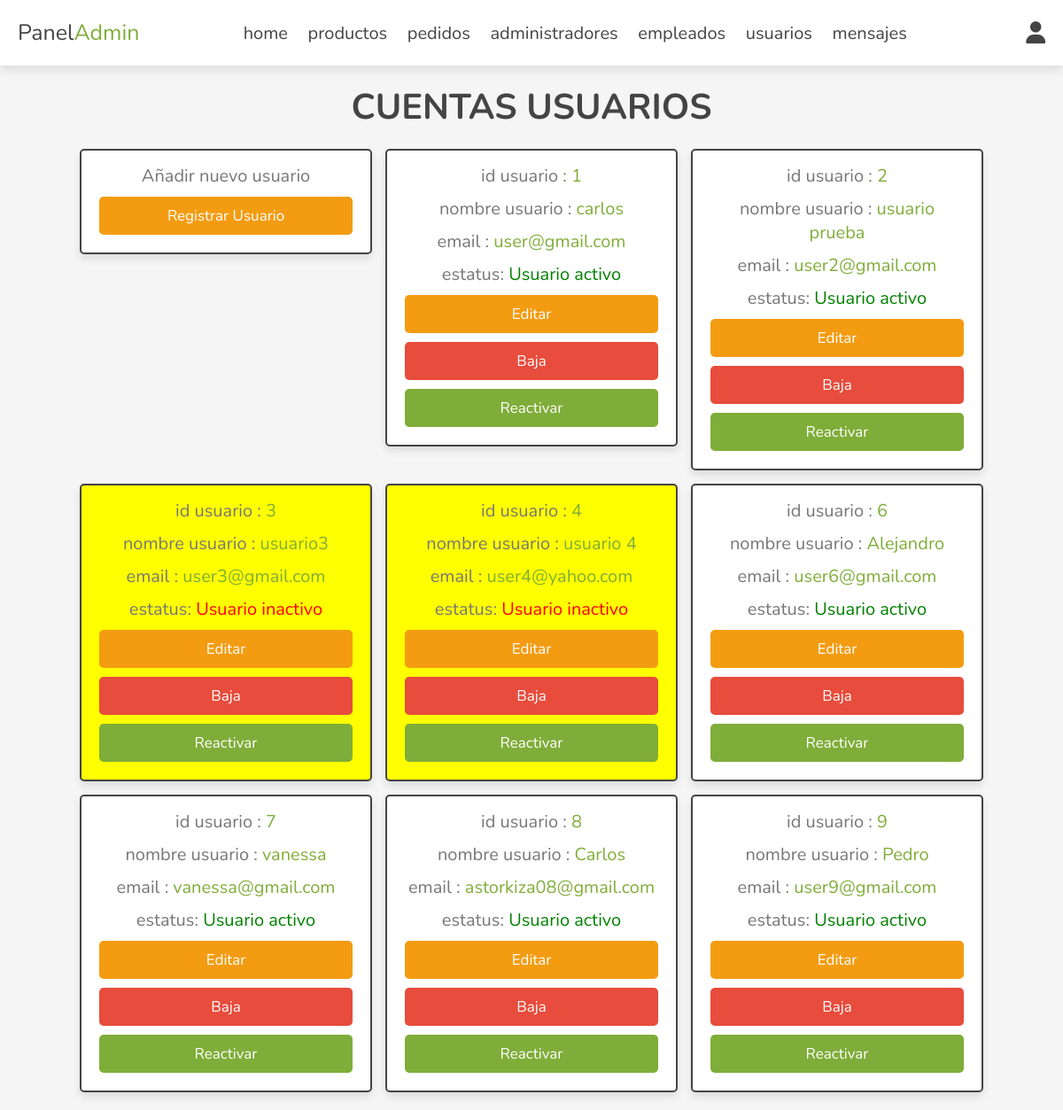
Page /admin/cuentas_usuarios.php (signed in) on the committed database.
### tables this page shows
CREATE TABLE `usuarios` (
  `id` int(100) NOT NULL,
  `nombre` varchar(50) NOT NULL,
  `email` varchar(50) NOT NULL,
  `clave` varchar(50) NOT NULL,
  `estatus` tinyint(1) NOT NULL DEFAULT 1
);

### admin/cuentas_usuarios.php (the view, shortened to what this page needs)
<?php
include '../config/conectar_bd.php';
?>
<!DOCTYPE html>
<html lang="es">
<head>
   <link rel="stylesheet" href="https://cdnjs.cloudflare.com/ajax/libs/font-awesome/6.1.1/css/all.min.css">
   <link rel="stylesheet" href="../css/admin_style.css">
</head>
<body>
<?php include '../views/admin/admin_header.php'; ?>
<section class="accounts">
   <h1 class="heading">cuentas usuarios</h1>
   <div class="box-container">
   <div class="box">
      <p>Añadir nuevo usuario</p>
      <a href="registrar_usuario.php" class="option-btn">registrar usuario</a>
   </div>
   <?php
      $cuentas_usuarios = $conex->prepare("SELECT * FROM usuarios ");
      $cuentas_usuarios->execute();
      if($cuentas_usuarios->rowCount() > 0){
         while($fetch_cuentas_usuarios = $cuentas_usuarios->fetch(PDO::FETCH_ASSOC)){
   ?>
   <div class="box" style="background-color:<?php if($fetch_cuentas_usuarios['estatus'] == '0'){ echo 'yellow'; }; ?>">
      <p> id usuario : <span><?= $fetch_cuentas_usuarios['id']; ?></span> </p>
      <p> nombre usuario : <span><?= $fetch_cuentas_usuarios['nombre']; ?></span> </p>
      <p> email : <span><?= $fetch_cuentas_usuarios['email']; ?></span> </p>
      <p>estatus: <span style="color:<?php if($fetch_cuentas_usuarios['estatus'] == '0'){ echo 'red'; }else{ echo 'green'; }; ?>">
      <?php if($fetch_cuentas_usuarios['estatus'] == '0'){ echo 'Usuario inactivo'; }else{ echo 'Usuario activo'; }; ?></span> </p>
      <div class="flex-boton">
         <a href="actualizar_usuario.php?actualizar=<?= $fetch_cuentas_usuarios['id']; ?>" class="option-btn">editar</a>
         <a href="cuentas_usuarios.php?baja=<?= $fetch_cuentas_usuarios['id']; ?>" onclick="return confirm('¿Quiere dar de baja esta cuenta?')" class="delete-btn">baja</a>
      </div>
      <div class="flex-btn">
         <a href="cuentas_usuarios.php?reactivar=<?= $fetch_cuentas_usuarios['id']; ?>" onclick="return confirm('¿Quiere reactivar esta cuenta?')" class="update-btn">reactivar</a>
      </div>
   </div>
   <?php
         }
      }else{
         echo '<p class="empty">¡no hay cuentas disponibles!</p>';
      }
   ?>
   </div>
</section>
</body>
</html>

### css/admin_style.css (style rules this page uses)
:root { --main-color:#7fad39; --naranja:#f39c12; --rojo:#e74c3c; --negro:#444; --blanco:#fff; --light-color:#777; --light-bg:#f5f5f5; --border:.2rem solid var(--negro); --box-shadow:0 .5rem 1rem rgba(0,0,0,.1); }
* { font-family: 'Nunito', sans-serif; margin:0; padding:0; box-sizing: border-box; outline: none; border:none; text-decoration: none; }
html { font-size: 62.5%; overflow-x: hidden; }
body { background-color: var(--light-bg); }
section { padding:2rem; max-width: 1200px; margin:0 auto; }
.heading { font-size: 4rem; color:var(--negro); margin-bottom: 2rem; text-align: center; text-transform: uppercase; }
.btn, .delete-btn, .option-btn, .update-btn { display: block; width: 100%; margin-top: 1rem; border-radius: .5rem; padding:1rem 3rem; font-size: 1.7rem; text-transform: capitalize; color:var(--blanco); cursor: pointer; text-align: center; }
.option-btn { background-color: var(--naranja); }
.delete-btn { background-color: var(--rojo); }
.update-btn { background-color: var(--main-color); }
.flex-btn { display: flex; gap:1rem; }
.accounts .box-container { display: grid; grid-template-columns: repeat(auto-fit, 33rem); gap:1.5rem; align-items: flex-start; justify-content: center; }
.accounts .box-container .box { padding:2rem; padding-top: .5rem; border-radius: .5rem; text-align: center; border:var(--border); background-color: var(--blanco); box-shadow: var(--box-shadow); }
.accounts .box-container .box p { font-size: 2rem; color:var(--light-color); margin: 1rem 0; }
.accounts .box-container .box p span { color:var(--main-color); }

### rows in the picture
usuarios: id "1", nombre "carlos", email "user@gmail.com", estatus "Usuario activo"
usuarios: id "2", nombre "usuario prueba", email "user2@gmail.com", estatus "Usuario activo"
usuarios: id "3", nombre "usuario3", email "user3@gmail.com", estatus "Usuario inactivo"
usuarios: id "4", nombre "usuario 4", email "user4@yahoo.com", estatus "Usuario inactivo"
usuarios: id "6", nombre "Alejandro", email "user6@gmail.com", estatus "Usuario activo"
usuarios: id "7", nombre "vanessa", email "vanessa@gmail.com", estatus "Usuario activo"
usuarios: id "8", nombre "Carlos", email "astorkiza08@gmail.com", estatus "Usuario activo"
usuarios: id "9", nombre "Pedro", email "user9@gmail.com", estatus "Usuario activo"
